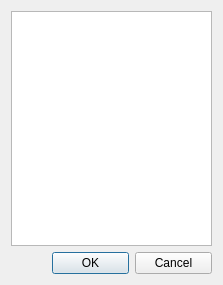
<?xml version="1.0" encoding="UTF-8"?>
<ui version="4.0">
 <class>Dialog</class>
 <widget class="QDialog" name="Dialog">
  <property name="geometry">
   <rect>
    <x>0</x>
    <y>0</y>
    <width>223</width>
    <height>285</height>
   </rect>
  </property>
  <property name="windowTitle">
   <string>Select an Option</string>
  </property>
  <property name="styleSheet">
   <string notr="true">font: 8pt &quot;Arial&quot;;</string>
  </property>
  <layout class="QGridLayout" name="gridLayout">
   <item row="0" column="0" colspan="3">
    <widget class="QListView" name="listOptions">
     <property name="editTriggers">
      <set>QAbstractItemView::NoEditTriggers</set>
     </property>
    </widget>
   </item>
   <item row="1" column="0">
    <spacer name="horizontalSpacer">
     <property name="orientation">
      <enum>Qt::Horizontal</enum>
     </property>
     <property name="sizeHint" stdset="0">
      <size>
       <width>40</width>
       <height>20</height>
      </size>
     </property>
    </spacer>
   </item>
   <item row="1" column="1">
    <widget class="QPushButton" name="buttonOk">
     <property name="maximumSize">
      <size>
       <width>77</width>
       <height>25</height>
      </size>
     </property>
     <property name="text">
      <string>OK</string>
     </property>
    </widget>
   </item>
   <item row="1" column="2">
    <widget class="QPushButton" name="buttonCancel">
     <property name="maximumSize">
      <size>
       <width>77</width>
       <height>25</height>
      </size>
     </property>
     <property name="text">
      <string>Cancel</string>
     </property>
    </widget>
   </item>
  </layout>
 </widget>
 <resources/>
 <connections/>
</ui>
